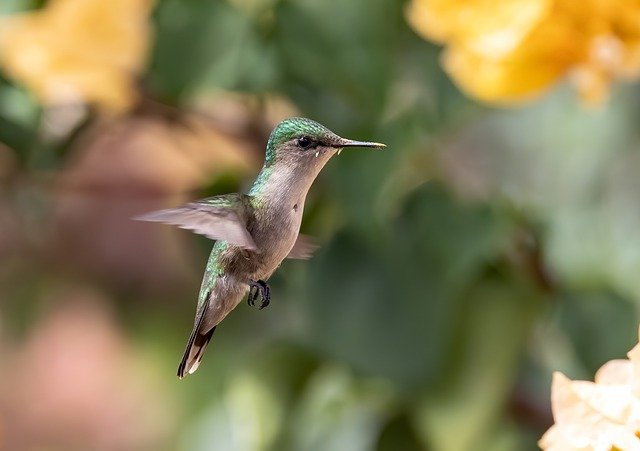
#> input picture Projekt Gesichterkennung/content/bird.jpg, 640 x 451 px
$ jupyter execute gesichtserkennung_opencv_projekt.ipynb   (shell and % lines are left out)
#> lines starting #> are read from the running program, lines starting #| are printed output that depends on the picture; after the words box and inside, x2 and y2 are one past the last pixel; in counts of white or black regions, pixels touching at a corner belong together
**OpenCV**

OpenCV ist eine freie Programmbibliothek mit Algorithmen für die Bildverarbeitung und Computer Vision.
Sie ist für die Programmiersprachen C, C++, Python und Java geschrieben und steht als freie Software unter den Bedingungen der Apache 2 License. OpenCV wurde von Intel entwickelt.
Die Bibliothek umfasst unter anderem Algorithmen für Gesichtserkennung, 3D-Funktionalität, Haar-Klassifikatoren, verschiedene sehr schnelle Filter (z. B. Sobel, Canny, Gauß) und Funktionen für die Kamerakalibrierung.
https://opencv.org/

Installation
Opencv muss zuerst installiert werden:

[cell 1]
#!pip install opencv-python

OpenCV importieren
Opencv und einige weiteren Pakete importieren:

[cell 2]
import numpy as np
import matplotlib.pyplot as plt
import cv2

Bild laden
Wir laden ein Bild:

[cell 3]
img = cv2.imread('./content/bird.jpg')
#> img is the input picture: shape (451, 640, 3); mean B, G, R 86, 123.3, 131
img # Bildinhalt als numpy array

Jeder Bildpunkt (pixel) besteht aus 3 Farbwerten zwischen 0 und 255. So speichert Python Informationen zu jedem Bildpunkt und somit geht es effizient mit Speicherplatz um.

Wenn z.B. Informationen zu einem gewissen Bildpunkt im Fokust stehen:

[cell 4]
img[0][0] # erster punkt: erste zeile, erste spalte
#> Out = [140, 178, 156]

[cell 5]
img.shape # 451 x 640 pixel und 3 Farbkanäle
#> Out = (451, 640, 3)

Bild in Jupyter Notebook anzeigen.

(*cv2.imshow() - wird nicht empfohlen, da JN daran crasht*)

[cell 6]
plt.imshow(img)
plt.show()

Farbfehler!

Das Bild wird angezeigt allerdings mit geänderten Farben. Das liegt daran, dass opencv anstatt RGB, die Farben in einer umgekehrten Reihenfolge (BGR) darstellt. Matplotlib dagegen kennt die Reihenfolge RGB und deshalb sehen die Farben "falsch" aus. Wir können natürlich diesen Fehler korrigieren, indem wir das Bild-Array (img) reversen.

[cell 7]
img_bgr = img[:,:,::-1]
print(img_bgr[0,0])
#| [156 178 140]
plt.imshow(img_bgr)
plt.show()

Alternativ kann die folgende Funktion aus opencv-Bibliothek eingesetzt werden:

[cell 8]
img_rev = cv2.cvtColor(img, cv2.COLOR_RGB2BGR)
plt.imshow(img_rev)
plt.show()

Damit wir den Unterschied zwischen Original und Reverse sehen:

[cell 9]
img[0][0]
#> Out = [140, 178, 156]

[cell 10]
img_bgr[0][0]
#> Out = [156, 178, 140]

uint8: unsigned integer in 8 bits- ein Zahlenformat für einen effizienten Umgang mit Speicher. Wobei in einem solchen Array jeweils Zahlen zwischen 0 und 255 erlaubt sind.

Wir haben die Möglichkeit, unser Bild in Graustufen zu konvertieren:

[cell 11]
# Grauwert = 0.2989 * R + 0.5870 * G + 0.1140 * B
img_grau_manuell = img[:,:,0] * 0.2989 + img[:,:,1] * 0.5870 + img[:,:,1] * 0.1140
plt.imshow(img_grau_manuell, 'gray')
print(img_grau_manuell.shape)
#| (451, 640)

[cell 12]
img_grau_cv = cv2.cvtColor(img, cv2.COLOR_BGR2GRAY)
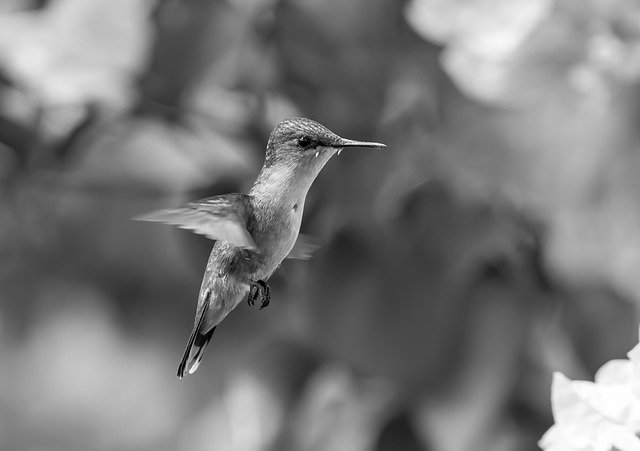
#> img_grau_cv: shape (451, 640); min 0, max 255, mean 121.4
plt.imshow(img_grau_cv, 'gray') # gray, damit das Bild in Graustufen angezeigt wird, ansosten Gelb-Grün_Blau-Töne
plt.show()

Der shape zeigt, dass wir jetzt eine Dimension weniger haben:

[cell 13]
img_grau_cv.shape
#> Out = (451, 640)

[cell 14]
img_grau_cv[0][0] # nur eine Zahl = Graustufe
#> Out = 167

Helligkeit erhöhen

Um die Helligkeit des Bildes zu erhöhen erstellen wir zunächst ein neues Array mit identischen Dimensionen von unserem Originalbild. Elemente dieses Arrays stellen eine feste Zahl dar, auf die die Bildshelligkeit erhöht werden möchte.

[cell 15]
bright_img = img_rev.copy() +30

[cell 16]
plt.imshow(bright_img)
plt.show() # aufgehellt

Wir benutzen `np.clip()` um Werte zwischen 0 und 255 (die passen jeweils in 1 Byte) zu erzeugen. Wir müssen dennoch den Datentyp von `uint8` umwandeln da die Addition vor der Korrektur von `np.clip()` ausgeführt wird. Dabei kann es zum Überlauf der Farbwerte kommen die sich so auswirken wie oben.

[cell 17]
imag_bunt_aufgehellt = img_rev.copy()
imag_bunt_aufgehellt = imag_bunt_aufgehellt.astype(np.float32)

# Erhöhe die Helligkeit
imag_bunt_aufgehellt = np.clip(imag_bunt_aufgehellt + 30, 0, 255)

# Konvertiere zurück zu uint8
imag_bunt_aufgehellt = imag_bunt_aufgehellt.astype(np.uint8)

plt.imshow(imag_bunt_aufgehellt)
plt.show()

Geht auch beim grauen Bild:

[cell 18]
imag_grau_aufgehellt = img_grau_cv.copy()
#imag_grau_aufgehellt = np.clip( imag_grau_aufgehellt + 30,0, 255)
imag_grau_aufgehellt = imag_grau_aufgehellt.astype(np.float32)

# Erhöhe die Helligkeit
aufgehelltes_bild = np.clip(imag_grau_aufgehellt + 30, 0, 255)

# Konvertiere zurück zu uint8
aufgehelltes_bild = aufgehelltes_bild.astype(np.uint8)
plt.imshow(imag_grau_aufgehellt, 'gray')
plt.show()

Ein Kästchen ums "Bird" zeichnen
Opencv stellt uns dazu eine Funktion zur Verfügung:

[cell 19]
# cv2.rectangle(bildarray, position als zwei tuples, farbe als tuple aus 3
# zahlen zw. 0 und 255, breite, stärke )
select = img_rev.copy()
cv2.rectangle(select, (100,100),(400,400), (0,255,0),10)
#> select: shape (451, 640, 3); mean R, G, B 125.5, 129.8, 82.3
plt.imshow(select)
plt.show()

Gesichtserkennung mit opencv
Dazu gibt es in opencv bereits vortrainierte Modells, die Gesichter im Bild automatisch erkennen. Dazu ein Bild auswählen, in Graustufen umwandeln und dann einen Klassifizierer einsetzen.
Ein Klassifizierer (Klassifikationsmodell) funktioniert so: wir zeigen dem Modell möglichst viele Gesichter, sodass unser Modell Gesichtszüge und -formen lernt und wenn das Model bereits fertig trainiert ist, kann es neue Bilder zum sehen bekommen und in diesen Bildern Gesichter wieder erkennen, auch wenn neue Gesichter, die das Model vorher nicht gesehen hat!
Zum Glück gibt es in opencv Bibliothek bereits trainierte Models, die wir dazu einfach anwenden können. Wir müssen nicht diese erneut trainieren.

[cell 20]
# ein Bild mit mindestens einem Gesicht
img = cv2.imread('./content/gruppe2.jpg')
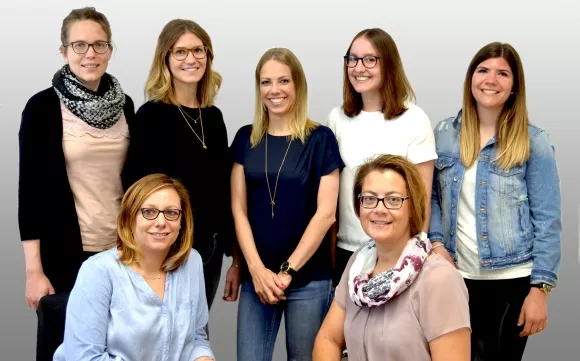
#> input picture Projekt Gesichterkennung/content/gruppe2.jpg, 580 x 361 px
#> img is the input picture: shape (361, 580, 3); mean B, G, R 131.5, 136.9, 147.2

[cell 21]
img_grau = cv2.cvtColor(img, cv2.COLOR_BGR2GRAY)
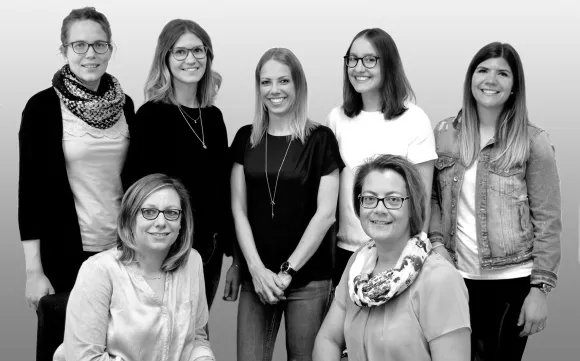
#> img_grau: shape (361, 580); min 0, max 255, mean 139.3
plt.imshow(img_grau, 'gray')
plt.show()

[cell 22]
# Klassifizier laden
kl = cv2.CascadeClassifier('./content/haarcascade_frontalface_alt2.xml')

Für detaillierte Informationen zu Cascade Klassifizierer siehe [hier](https://docs.opencv.org/3.4/dc/d88/tutorial_traincascade.html) und [hier](https://www.cs.cmu.edu/~efros/courses/LBMV07/Papers/viola-cvpr-01.pdf)

[cell 23]
# eine Methode, die Gesichter in unterschiedlichen Größen erkennt
#gesichter = kl.detectMultiScale(img_grau)

[cell 24]
# Gesichter erkennen mit angepassten Parametern
gesichter = kl.detectMultiScale(
    img_grau,
    scaleFactor=1.05,   # Bild wird langsamer verkleinert
    minNeighbors=3,     # Weniger Nachbarn notwendig
    minSize=(30, 30),   # Mindestgröße der zu erkennenden Gesichter
    maxSize=(300, 300)  # Maximalgröße der zu erkennenden Gesichter
)
#> gesichter = [[166, 34, 47, 47], [468, 53, 49, 49], [252, 63, 49, 49], [340, 41, 48, 48], [61, 24, 55, 55], [130, 189, 62, 62], [351, 175, 62, 62]]

[cell 25]
# Original-Bild laden
img = cv2.imread('./content/gruppe2.jpg')
img = cv2.cvtColor(img, cv2.COLOR_RGB2BGR)
# eine Kopie vom Original-Bild
cop = img.copy()

# falls wir mehrere Geichter im Bild haben:
for gesicht in gesichter:
  x, y, w, b = gesicht # array entpacken
  cv2.rectangle(cop, (x, y), (x + w, y + b), (255, 0, 0), 5)#letzte Zahl breite der Linien
#> this loop made 7 passes
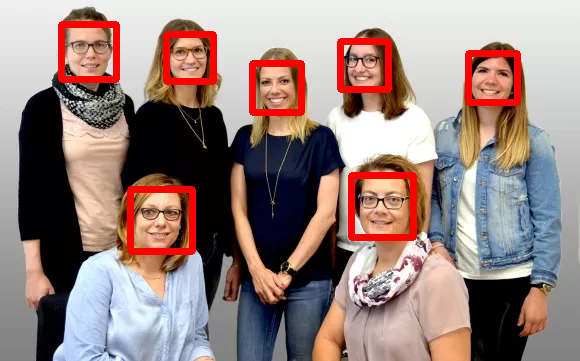
#> cop: shape (361, 580, 3); mean R, G, B 152.4, 131, 126.9
plt.imshow(cop)
plt.show()

[cell 26]
# Haar-Cascade für Augen
augen_cascade = cv2.CascadeClassifier(cv2.data.haarcascades + 'haarcascade_eye.xml')

# Für jedes erkannte Gesicht nach Augen suchen
for gesicht in gesichter:
    x, y, w, h = gesicht
    gesicht_roi = img_grau[y:y + h, x:x + w]  # Region of interest (Gesicht)

    # Augen im Gesicht suchen
    augen = augen_cascade.detectMultiScale(gesicht_roi)

    # Zeichne Rechtecke um erkannte Augen
    for (ex, ey, ew, eh) in augen:
        cv2.rectangle(cop, (x + ex, y + ey), (x + ex + ew, y + ey + eh), (0, 255, 0), 2)
#> this loop made 7 passes
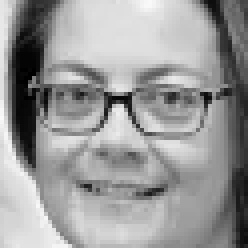
#> gesicht_roi: shape (62, 62) (shown 4 times larger); min 0, max 250, mean 153.5

plt.imshow(cop)
plt.show()

[cell 27]
# Lade Haar-Cascade für Lächeln
laecheln_cascade = cv2.CascadeClassifier(cv2.data.haarcascades + 'haarcascade_smile.xml')

# Für jedes erkannte Gesicht nach Lächeln suchen
for gesicht in gesichter:
    x, y, w, h = gesicht
    gesicht_roi = img_grau[y:y + h, x:x + w]  # Region of interest (Gesicht)

    # Lächeln im Gesicht suchen
    laecheln = laecheln_cascade.detectMultiScale(gesicht_roi, scaleFactor=1.7, minNeighbors=20)

    # Zeichne Rechtecke um erkannte Lächeln
    for (sx, sy, sw, sh) in laecheln:
        cv2.rectangle(cop, (x + sx, y + sy), (x + sx + sw, y + sy + sh), (255, 255, 0), 2)

plt.imshow(cop)
plt.show()

[cell 28]
import cv2
import matplotlib.pyplot as plt

# Lade das Bild und konvertiere es in Graustufen
img = cv2.imread('./content/gruppe2.jpg')
img_grau = cv2.cvtColor(img, cv2.COLOR_BGR2GRAY)
cop = img.copy()

# Haar-Cascade für Gesichter, Augen und Lächeln laden
face_cascade = cv2.CascadeClassifier(cv2.data.haarcascades + 'haarcascade_frontalface_default.xml')
augen_cascade = cv2.CascadeClassifier(cv2.data.haarcascades + 'haarcascade_eye.xml')
laecheln_cascade = cv2.CascadeClassifier(cv2.data.haarcascades + 'haarcascade_smile.xml')

# Gesichter erkennen
gesichter = face_cascade.detectMultiScale(img_grau, scaleFactor=1.1, minNeighbors=5, minSize=(30, 30))
#> gesichter = [[164, 32, 50, 50], [467, 52, 53, 53], [251, 62, 51, 51], [61, 23, 58, 58], [337, 38, 53, 53], [351, 175, 62, 62], [128, 188, 64, 64]]

# Für jedes erkannte Gesicht
for (x, y, w, h) in gesichter:
    # Zeichne Rechteck um Gesicht
    cv2.rectangle(cop, (x, y), (x + w, y + h), (255, 0, 0), 2)

    # Region of Interest (ROI) für Gesicht
    gesicht_roi_grau = img_grau[y:y + h, x:x + w]
    gesicht_roi_farbe = cop[y:y + h, x:x + w]

    # Augen erkennen
    augen = augen_cascade.detectMultiScale(gesicht_roi_grau, scaleFactor=1.1, minNeighbors=10, minSize=(20, 20))
    for (ex, ey, ew, eh) in augen:
        cv2.rectangle(gesicht_roi_farbe, (ex, ey), (ex + ew, ey + eh), (0, 255, 0), 2)

    # Lächeln erkennen
    laecheln = laecheln_cascade.detectMultiScale(gesicht_roi_grau, scaleFactor=1.8, minNeighbors=25, minSize=(25, 25))
    for (sx, sy, sw, sh) in laecheln:
        cv2.rectangle(gesicht_roi_farbe, (sx, sy), (sx + sw, sy + sh), (255, 255, 0), 2)
#> this loop made 7 passes
#> cop: shape (361, 580, 3); 2.23% of pixels changed, all inside (x1, y1, x2, y2) = (60, 22, 522, 254)
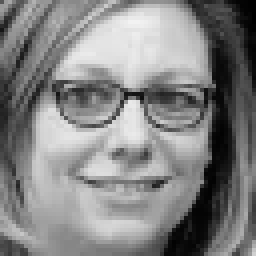
#> gesicht_roi_grau: shape (64, 64) (shown 4 times larger); min 0, max 242, mean 131.5

# Zeige das Bild mit erkannten Gesichtern, Augen und Lächeln
plt.imshow(cv2.cvtColor(cop, cv2.COLOR_BGR2RGB))
plt.axis('off')
plt.show()

[cell 29]
import cv2
import matplotlib.pyplot as plt

# Lade das Bild und konvertiere es in Graustufen
img = cv2.imread('./content/new.jpg')
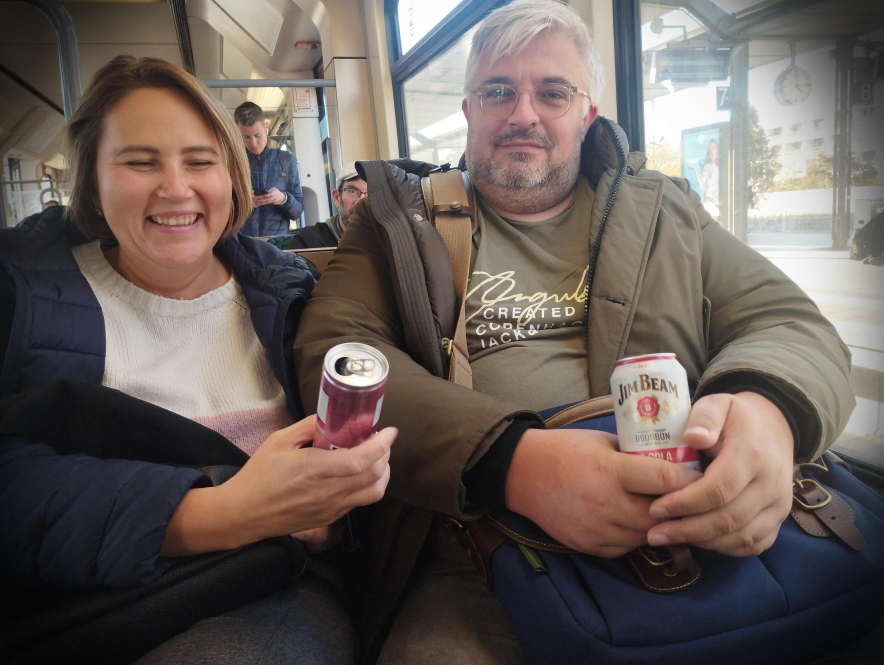
#> input picture Projekt Gesichterkennung/content/new.jpg, 1767 x 1330 px (shown at 1/2 size)
#> img is the input picture: shape (1330, 1767, 3); mean B, G, R 89.2, 93.7, 104.5
img_grau = cv2.cvtColor(img, cv2.COLOR_BGR2GRAY)
#> img_grau: shape (1330, 1767)
cop = img.copy()

# Haar-Cascade für Gesichter, Augen und Lächeln laden
face_cascade = cv2.CascadeClassifier(cv2.data.haarcascades + 'haarcascade_frontalface_default.xml')
augen_cascade = cv2.CascadeClassifier(cv2.data.haarcascades + 'haarcascade_eye.xml')
laecheln_cascade = cv2.CascadeClassifier(cv2.data.haarcascades + 'haarcascade_smile.xml')

# Gesichter erkennen
gesichter = face_cascade.detectMultiScale(img_grau, scaleFactor=1.1, minNeighbors=20, minSize=(30, 30))
#> gesichter = [[909, 81, 280, 280], [174, 200, 315, 315]]

# Für jedes erkannte Gesicht
for (x, y, w, h) in gesichter:
    # Zeichne Rechteck um Gesicht
    cv2.rectangle(cop, (x, y), (x + w, y + h), (255, 0, 0), 2)

    # Region of Interest (ROI) für Gesicht
    gesicht_roi_grau = img_grau[y:y + h, x:x + w]
    gesicht_roi_farbe = cop[y:y + h, x:x + w]

    # Augen erkennen
    augen = augen_cascade.detectMultiScale(gesicht_roi_grau, scaleFactor=1.3, minNeighbors=15, minSize=(20, 20))
    for (ex, ey, ew, eh) in augen:
        cv2.rectangle(gesicht_roi_farbe, (ex, ey), (ex + ew, ey + eh), (0, 255, 0), 2)

    # Lächeln erkennen
    laecheln = laecheln_cascade.detectMultiScale(gesicht_roi_grau, scaleFactor=1.8, minNeighbors=15, minSize=(25, 25))
    for (sx, sy, sw, sh) in laecheln:
        cv2.rectangle(gesicht_roi_farbe, (sx, sy), (sx + sw, sy + sh), (255, 255, 0), 2)
#> this loop made 2 passes
#> (x, y, w, h, augen, laecheln) on pass 1: (909, 81, 280, 280, [[163, 74, 69, 69], [46, 66, 78, 78]], [[77, 186, 117, 58]])
#> (x, y, w, h, laecheln) on pass 2: (174, 200, 315, 315, [[49, 95, 117, 58], [71, 189, 210, 105]])
#> pass 1, `gesicht_roi_farbe = cop[y:y + h, x:x + w]`:
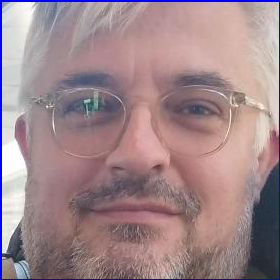
#> gesicht_roi_farbe: shape (280, 280, 3); mean B, G, R 141.4, 135.5, 160.1
#> after the loop:
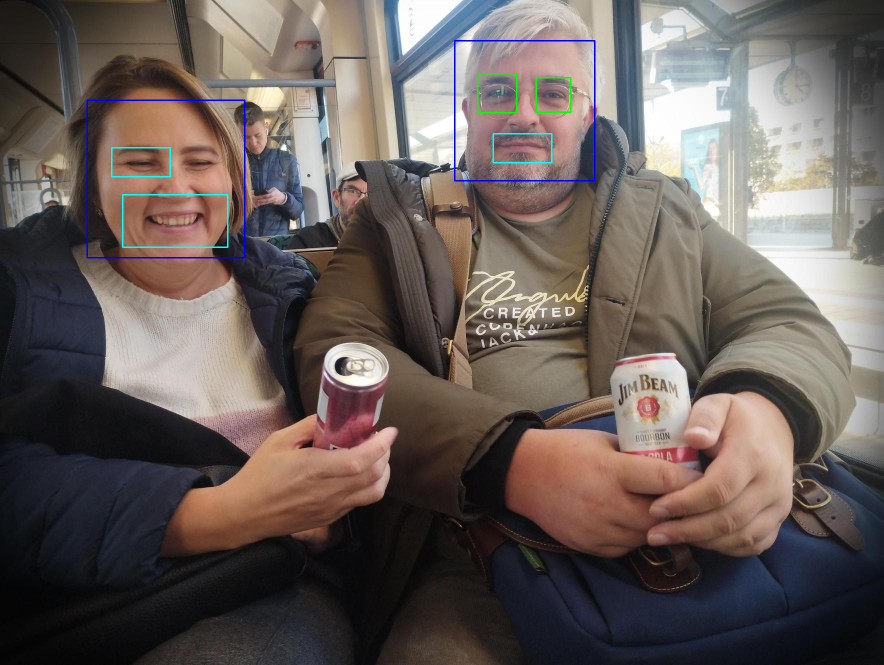
#> cop: shape (1330, 1767, 3) (shown at 1/2 size); 0.55% of pixels changed, all inside (x1, y1, x2, y2) = (173, 80, 1191, 517)
#> after the loop:
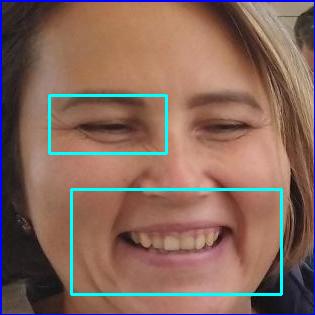
#> gesicht_roi_farbe: shape (315, 315, 3); mean B, G, R 92.2, 103.5, 133.7

# Zeige das Bild mit erkannten Gesichtern, Augen und Lächeln
plt.imshow(cv2.cvtColor(cop, cv2.COLOR_BGR2RGB))
plt.axis('off')
plt.show()
